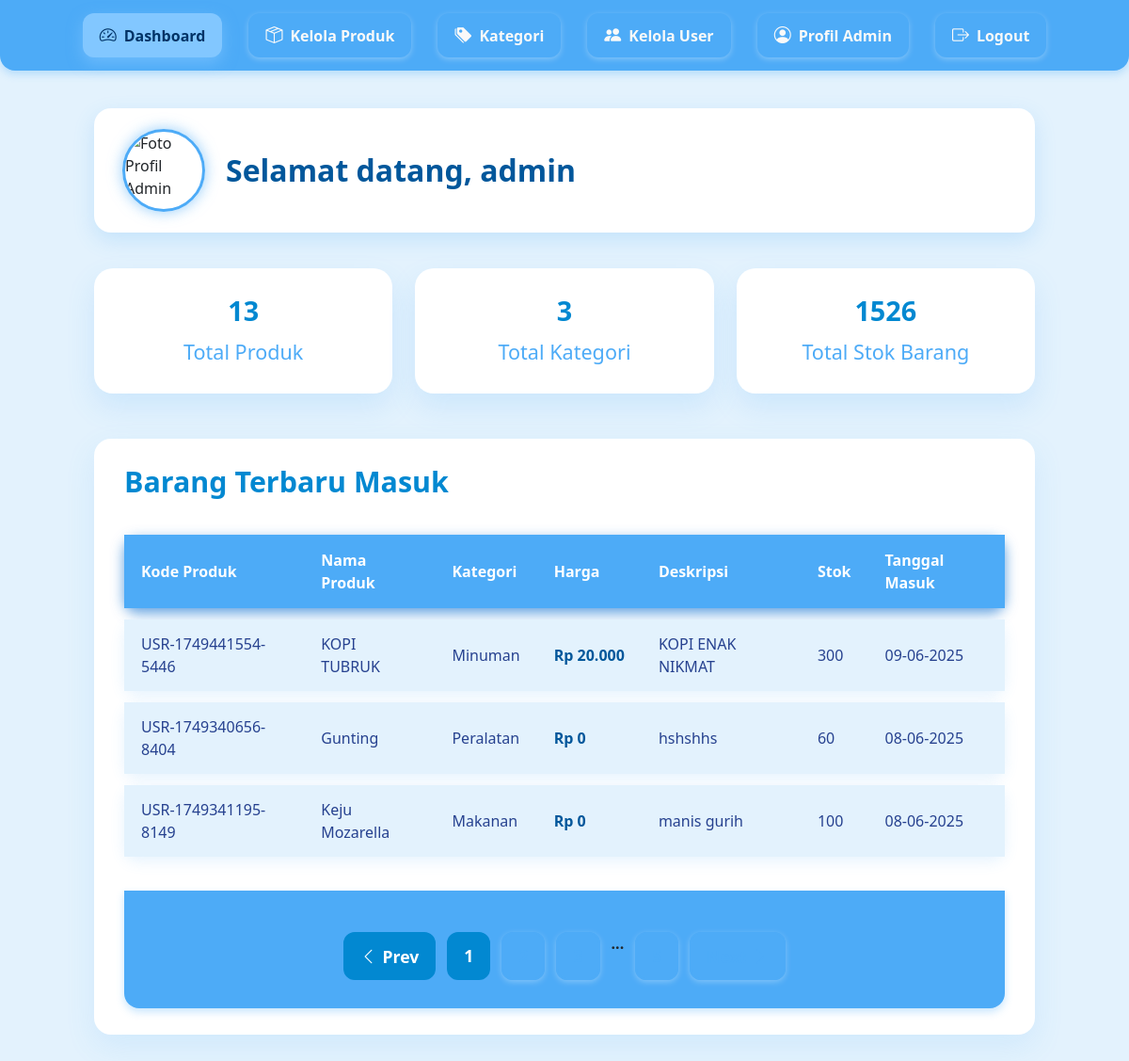
The app's page /view/admin/dashboard.php (signed in) with its own data.
### tables this page shows
CREATE TABLE `products` (
  `id` int(11) NOT NULL,
  `user_id` int(11) DEFAULT NULL,
  `kode_barang` varchar(50) NOT NULL,
  `name` varchar(100) NOT NULL,
  `description` text DEFAULT NULL,
  `price` decimal(10,2) NOT NULL,
  `stock` int(11) NOT NULL DEFAULT 0,
  `location` varchar(100) DEFAULT NULL,
  `category_id` int(11) DEFAULT NULL,
  `location_rack` varchar(100) DEFAULT NULL,
  `rack_location` varchar(100) DEFAULT NULL,
  `image` varchar(255) DEFAULT NULL,
  `date_in` date DEFAULT curdate(),
  `date_out` date DEFAULT NULL,
  `created_at` timestamp NOT NULL DEFAULT current_timestamp(),
  `updated_at` timestamp NOT NULL DEFAULT current_timestamp() ON UPDATE current_timestamp(),
  `status` varchar(20) NOT NULL DEFAULT 'draft',
  `is_deleted` tinyint(1) DEFAULT 0
);

CREATE TABLE `categories` (
  `id` int(11) NOT NULL,
  `name` varchar(50) NOT NULL,
  `description` text DEFAULT NULL,
  `created_at` timestamp NOT NULL DEFAULT current_timestamp()
);

### view/admin/dashboard.php (the view, shortened to what this page needs)
<?php
include '../../includes/database.php';
$limit = 3;
$page = isset($_GET['page']) && is_numeric($_GET['page']) && $_GET['page'] > 0 ? (int)$_GET['page'] : 1;
$offset = ($page - 1) * $limit;
$total_query = "SELECT COUNT(*) AS total FROM products";
$total_result = mysqli_query($conn, $total_query);
$total_row = mysqli_fetch_assoc($total_result);
$total_data = $total_row['total'];
$total_pages = ceil($total_data / $limit);
$query = "SELECT p.kode_barang, p.name, p.price, p.description, p.stock, p.date_in, c.name AS category
          FROM products p
          LEFT JOIN categories c ON p.category_id = c.id
          ORDER BY p.date_in DESC
          LIMIT $limit OFFSET $offset";
$result = mysqli_query($conn, $query);
$user_id = $_SESSION['user_id'];
$admin_query = mysqli_query($conn, "SELECT photo FROM users WHERE id = $user_id LIMIT 1");
$admin = mysqli_fetch_assoc($admin_query);
$photoPath = '../../uploads/profile/' . ($admin['photo'] ?: 'default-profile.png');
if (!file_exists($photoPath)) {
    $photoPath = '../../assets/img/default-profile.png';
}
?>
<!DOCTYPE html>
<html lang="id">
<head>
    <link href="https://cdn.jsdelivr.net/npm/bootstrap@5.3.3/dist/css/bootstrap.min.css" rel="stylesheet" />
    <link href="https://cdn.jsdelivr.net/npm/bootstrap-icons@1.10.5/font/bootstrap-icons.css" rel="stylesheet" />
</head>
<body>
    <nav aria-label="Navigasi Menu Admin">
        <a href="dashboard.php" class="active"><i class="bi bi-speedometer2"></i> Dashboard</a>
        <a href="produk.php"><i class="bi bi-box-seam"></i> Kelola Produk</a>
        <a href="kategori.php"><i class="bi bi-tags-fill"></i> Kategori</a>
        <a href="kelola_user.php"><i class="bi bi-people-fill"></i> Kelola User</a>
        <a href="profil.php"><i class="bi bi-person-circle"></i> Profil Admin</a>
        <a href="logout.php"><i class="bi bi-box-arrow-right"></i> Logout</a>
    </nav>
    <main>
        <header>
            <img src="<?= htmlspecialchars($photoPath); ?>" alt="Foto Profil Admin" />
            <h2>Selamat datang, <?= htmlspecialchars($_SESSION['username']); ?></h2>
        </header>
        <section aria-label="Ringkasan Admin" class="summary-cards">
            <div class="card-summary" title="Total Produk">
                <h3><?= $total_data ?></h3>
                <p>Total Produk</p>
            </div>
            <div class="card-summary" title="Total Kategori">
                <?php
                $cat_result = mysqli_query($conn, "SELECT COUNT(*) AS total_cat FROM categories");
                $cat_row = mysqli_fetch_assoc($cat_result);
                ?>
                <h3><?= $cat_row['total_cat'] ?></h3>
                <p>Total Kategori</p>
            </div>
            <div class="card-summary" title="Total Stok Barang">
                <?php
                $stok_result = mysqli_query($conn, "SELECT SUM(stock) AS total_stock FROM products");
                $stok_row = mysqli_fetch_assoc($stok_result);
                ?>
                <h3><?= $stok_row['total_stock'] ?></h3>
                <p>Total Stok Barang</p>
            </div>
        </section>
        <section aria-label="Produk Terbaru">
            <h3>Barang Terbaru Masuk</h3>
            <table role="table" aria-describedby="produk-terbaru-desc" aria-live="polite" aria-relevant="all">
                <thead>
                    <tr>
                        <th scope="col">Kode Produk</th>
                        <th scope="col">Nama Produk</th>
                        <th scope="col">Kategori</th>
                        <th scope="col">Harga</th>
                        <th scope="col">Deskripsi</th>
                        <th scope="col">Stok</th>
                        <th scope="col">Tanggal Masuk</th>
                    </tr>
                </thead>
                <tbody>
                    <?php while ($row = mysqli_fetch_assoc($result)): ?>
                        <tr>
                            <td><?= htmlspecialchars($row['kode_barang']); ?></td>
                            <td><?= htmlspecialchars($row['name']); ?></td>
                            <td><?= htmlspecialchars($row['category']); ?></td>
                            <td>Rp <?= number_format($row['price'], 0, ',', '.'); ?></td>
                            <td><?= htmlspecialchars($row['description']); ?></td>
                            <td><?= $row['stock']; ?></td>
                            <td><?= date('d-m-Y', strtotime($row['date_in'])); ?></td>
                        </tr>
                    <?php endwhile; ?>
                </tbody>
            </table>
            <nav aria-label="Navigasi halaman produk terbaru" class="mt-4">
                <ul class="pagination">
                    <li class="<?= ($page <= 1) ? 'disabled' : ''; ?>">
                        <a href="?page=<?= max(1, $page - 1); ?>" aria-label="Previous">
                            <i class="bi bi-chevron-left"></i> Prev
                        </a>
                    </li>
                    <?php
                    $start = max(1, $page - 2);
                    $end = min($total_pages, $page + 2);
                    for ($i = $start; $i <= $end; $i++):
                    ?>
                        <li class="<?= ($i == $page) ? 'active' : ''; ?>">
                            <a href="?page=<?= $i; ?>"><?= $i; ?></a>
                        </li>
                    <?php endfor;
                    if ($end < $total_pages) {
                        if ($end < $total_pages - 1) echo '<li><span>...</span></li>';
                        echo '<li><a href="?page=' . $total_pages . '">' . $total_pages . '</a></li>';
                    }
                    ?>
                    <li class="<?= ($page >= $total_pages) ? 'disabled' : ''; ?>">
                        <a href="?page=<?= min($total_pages, $page + 1); ?>" aria-label="Next">
                            Next <i class="bi bi-chevron-right"></i>
                        </a>
                    </li>
                </ul>
            </nav>
        </section>
    </main>
</body>
</html>

### view/admin/dashboard.php (style rules this page uses)
body, html { margin: 0; padding: 0; font-family: 'Segoe UI', Tahoma, Geneva, Verdana, sans-serif; background: #e3f2fd; min-height: 100vh; display: flex; flex-direction: column; }
nav { background: #4dabf7; padding: 14px 0; display: flex; justify-content: center; gap: 28px; font-weight: 600; font-size: 16px; position: sticky; top: 0; box-shadow: 0 4px 8px rgba(77, 171, 247, 0.3); z-index: 1000; border-radius: 0 0 16px 16px; }
nav a { color: #f9f9f9; text-decoration: none; padding: 10px 18px; border-radius: 12px; display: flex; align-items: center; gap: 8px; transition: background-color 0.3s ease, color 0.3s ease; box-shadow: 0 2px 6px rgba(255 255 255 / 0.3); }
nav a i { font-size: 18px; }
nav a:hover, nav a.active { background-color: #82c7ff; color: #003366; box-shadow: 0 6px 16px rgba(130, 199, 255, 0.6); }
main { flex-grow: 1; padding: 40px 50px; max-width: 1100px; margin: 0 auto 40px auto; width: 100%; }
header { display: flex; align-items: center; gap: 22px; margin-bottom: 38px; background: white; padding: 22px 30px; border-radius: 18px; box-shadow: 0 8px 22px rgb(77 171 247 / 0.2); }
header img { width: 88px; height: 88px; object-fit: cover; border-radius: 50%; border: 3px solid #4dabf7; box-shadow: 0 0 15px rgba(77, 171, 247, 0.6); transition: transform 0.3s ease; }
header h2 { font-weight: 700; color: #01579b; margin: 0; font-size: 2rem; user-select: none; }
.summary-cards { display: flex; gap: 24px; margin-bottom: 48px; flex-wrap: wrap; }
.card-summary { flex: 1 1 260px; background: white; padding: 28px 24px; border-radius: 20px; box-shadow: 0 14px 30px rgba(77, 171, 247, 0.15); text-align: center; cursor: default; transition: box-shadow 0.3s ease; }
.card-summary h3 { font-weight: 700; color: #0288d1; font-size: 1.8rem; margin-bottom: 10px; }
.card-summary p { font-size: 1.35rem; color: #4dabf7; margin: 0; }
section[aria-label="Produk Terbaru"] { background: white; border-radius: 18px; padding: 28px 32px; box-shadow: 0 12px 32px rgba(77, 171, 247, 0.12); }
section h3 { font-weight: 700; color: #0288d1; font-size: 1.9rem; margin-bottom: 26px; user-select: none; }
table { width: 100%; border-collapse: separate; border-spacing: 0 12px; }
thead tr { background: #4dabf7; color: white; border-radius: 14px; box-shadow: 0 5px 14px rgba(25, 118, 210, 0.7); }
thead th { padding: 15px 18px; font-weight: 700; text-align: left; }
tbody tr { background: #e3f2fd; box-shadow: 0 5px 15px rgba(77, 171, 247, 0.14); border-radius: 14px; transition: background-color 0.3s ease; }
tbody td { padding: 14px 18px; vertical-align: middle; color: #26418f; }
tbody td:nth-child(4) { font-weight: 700; color: #01579b; white-space: nowrap; }
.pagination { margin-top: 30px; display: flex; justify-content: center; gap: 12px; list-style: none; padding-left: 0; user-select: none; }
.pagination li { display: inline-block; }
.pagination a { display: flex; align-items: center; justify-content: center; color: #4dabf7; padding: 10px 16px; text-decoration: none; border: 2px solid #4dabf7; border-radius: 12px; font-weight: 600; transition: all 0.3s ease; font-size: 1.1rem; gap: 6px; }
.pagination a i { font-size: 18px; }
.pagination .active a, .pagination .disabled a { background-color: #0288d1; border-color: #0288d1; color: white; pointer-events: none; cursor: default; box-shadow: none; }

### records on screen
products: kode_barang "USR-1749441554-5446", name "KOPI TUBRUK", category.name "Minuman", price "20.000", description "KOPI ENAK NIKMAT", stock "300", date_in "09-06-2025"
products: kode_barang "USR-1749340656-8404", name "Gunting", category.name "Peralatan", price "0", description "hshshhs", stock "60", date_in "08-06-2025"
products: kode_barang "USR-1749341195-8149", name "Keju Mozarella", category.name "Makanan", price "0", description "manis gurih", stock "100", date_in "08-06-2025"

### other values on screen
$_SESSION['username'] "admin"
$total_data "13"
$cat_row['total_cat'] "3"
$stok_row['total_stock'] "1526"
